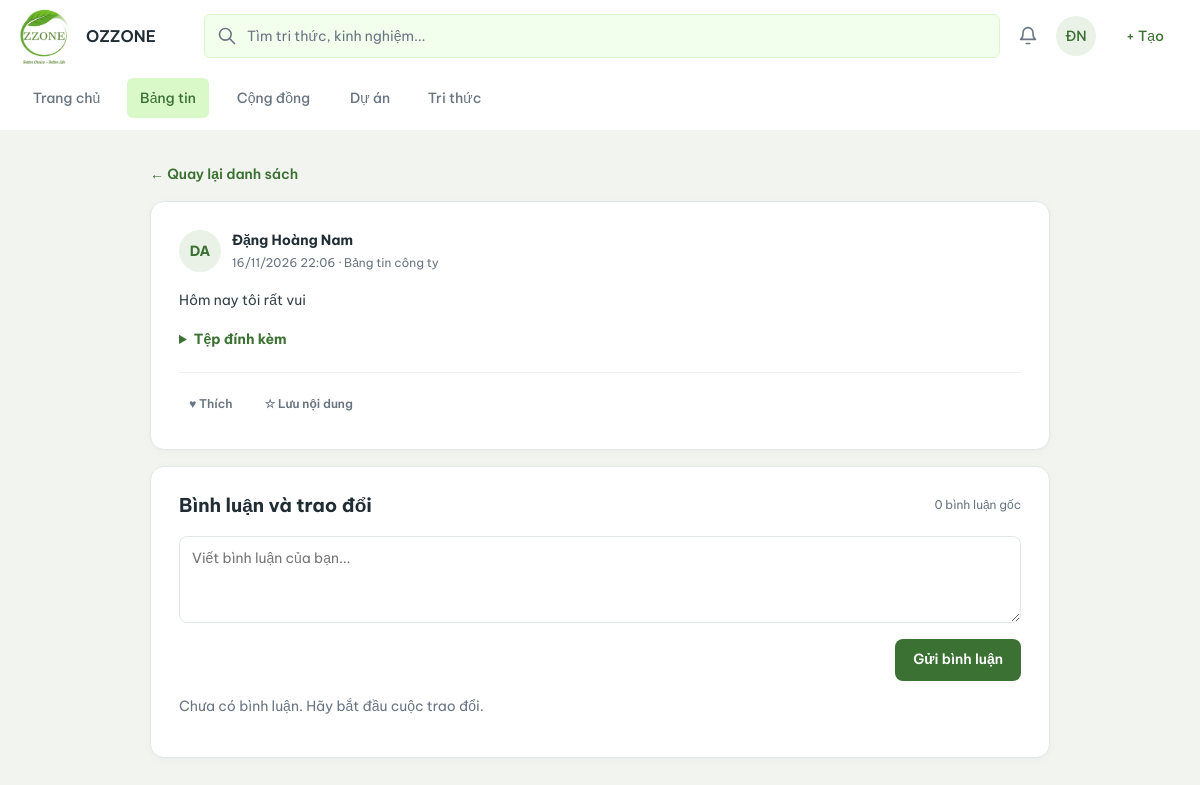
Screenshot of /social/bai-viet/60/ (signed in) with the database file from the repository.
### projectp/models.py (models this page shows, shortened)
class SoftDeleted(TimeStamped):
    da_xoa_mem = models.BooleanField(default=False, db_column="da_xoa")
    ngay_xoa = models.DateTimeField(null=True, blank=True)
    nguoi_xoa = models.ForeignKey(
        USER,
        null=True,
        blank=True,
        on_delete=models.PROTECT,
        related_name='+',
        db_column='nguoi_xoa',
    )
    class Meta:
        abstract = True

class BaiViet(SoftDeleted):
    class Kind(models.TextChoices):
        STANDARD = "chia_se", "Chia sẻ/thảo luận"
        FIELD_UPDATE = "cap_nhat_hien_truong", "Cập nhật hiện trường"
        ANNOUNCEMENT = "thong_bao", "Thông báo chính thức"
    class TechnicalStatus(models.TextChoices):
        NONE = "khong_ap_dung", "Không áp dụng"
        OPEN = "chua_giai_quyet", "Chưa giải quyết"
        RESOLVED = "da_giai_quyet", "Đã giải quyết"
    ma_bai_viet = models.BigAutoField(primary_key=True)
    nguoi_dang = models.ForeignKey(USER, on_delete=models.PROTECT, related_name='+', db_column='nguoi_dang')
    cong_dong = models.ForeignKey(
        CongDong,
        null=True,
        blank=True,
        on_delete=models.PROTECT,
        db_column='ma_cong_dong',
    )
    du_an = models.ForeignKey(DuAn, null=True, blank=True, on_delete=models.PROTECT, db_column='ma_du_an')
    ma_the_thiet_bi = models.ForeignKey(
        MaThietBi,
        null=True,
        blank=True,
        on_delete=models.PROTECT,
        db_column='ma_the_thiet_bi',
    )
    tai_san = models.ForeignKey(
        TaiSanThietBi,
        null=True,
        blank=True,
        on_delete=models.PROTECT,
        db_column='ma_tai_san',
    )
    loai_bai_viet = models.CharField(max_length=50, choices=Kind.choices, default=Kind.STANDARD)
    che_do_xu_ly = models.BooleanField(default=False)
    tieu_de = models.CharField(max_length=250, blank=True)
    noi_dung = models.TextField()
    trang_thai = models.CharField(max_length=30, choices=[('hien', 'Hiển thị'), ('an', 'Đã ẩn')], default='hien')
    trang_thai_xu_ly = models.CharField(max_length=30, choices=TechnicalStatus.choices, default=TechnicalStatus.NONE)
    ly_do_chua_giai_quyet = models.TextField(blank=True)
    chua_giai_quyet_luc = models.DateTimeField(null=True, blank=True)
    giai_quyet_boi = models.ForeignKey(
        USER,
        null=True,
        blank=True,
        on_delete=models.PROTECT,
        related_name='+',
        db_column='giai_quyet_boi',
    )
    giai_quyet_luc = models.DateTimeField(null=True, blank=True)
    phien_ban_noi_dung = models.PositiveIntegerField(default=1, validators=[MinValueValidator(1)])
    da_ghim = models.BooleanField(default=False)
    ghim_luc = models.DateTimeField(null=True, blank=True)
    nguoi_ghim = models.ForeignKey(
        USER,
        null=True,
        blank=True,
        on_delete=models.PROTECT,
        related_name='+',
        db_column='nguoi_ghim',
    )
    class Meta:
        db_table = "BAI_VIET"
        ordering = ["-ngay_tao", "-ma_bai_viet"]
        indexes = [
            models.Index(fields=['du_an', 'trang_thai_xu_ly']),
            models.Index(fields=['cong_dong', 'ngay_tao']),
        ]
        constraints = [
            models.CheckConstraint(
                condition=(
                    Q(da_ghim=False, ghim_luc__isnull=True, nguoi_ghim__isnull=True)
                    | Q(
                        da_ghim=True,
                        cong_dong__isnull=False,
                        ghim_luc__isnull=False,
                        nguoi_ghim__isnull=False,
                    )
                ),
                name='ck_post_pin',
            ),
            models.CheckConstraint(
                condition=Q(phien_ban_noi_dung__gte=1),
                name='ck_post_content_version',
            ),
            models.CheckConstraint(
                condition=(
                    (
                        Q(
                            che_do_xu_ly=False,
                            trang_thai_xu_ly='khong_ap_dung',
                            chua_giai_quyet_luc__isnull=True,
                            giai_quyet_luc__isnull=True,
                            giai_quyet_boi__isnull=True,
                        )
                        | Q(
                            che_do_xu_ly=True,
                            du_an__isnull=False,
                            trang_thai_xu_ly='chua_giai_quyet',
                            chua_giai_quyet_luc__isnull=False,
                            giai_quyet_luc__isnull=True,
                            giai_quyet_boi__isnull=True,
                        )
                    )
                    | Q(
                        che_do_xu_ly=True,
                        du_an__isnull=False,
                        trang_thai_xu_ly='da_giai_quyet',
                        giai_quyet_luc__isnull=False,
                        giai_quyet_boi__isnull=False,
                    )
                ),
                name='ck_post_technical_state',
            ),
        ]

### social/views.py (the view)
# urls.py: path("bai-viet/<int:pk>/", views.post_detail, name="post_detail"),
@login_required(login_url="accounts:login")
def post_detail(request, pk):
    post = accessible_posts(request.user).filter(pk=pk).first()
    if post is None:
        return render(request, "social/unavailable.html", status=404)
    origin = listing_origin(request, community_id=post.cong_dong_id, project_id=post.du_an_id)
    if post.du_an_id and post.che_do_xu_ly:
        return redirect(with_listing_origin(reverse("projects:issue", args=[post.du_an_id, post.pk]), origin))
    if post.du_an_id:
        return redirect(with_listing_origin(reverse("projects:post_detail", args=[post.du_an_id, post.pk]), origin))
    if post.cong_dong_id:
        return redirect(with_listing_origin(reverse("communities:post", args=[post.cong_dong_id, post.pk]), origin))
    return render(request, "social/post_detail.html", post_discussion_context(request, post))

### social/templates/social/post_detail.html (shortened to what this page needs)
{% extends "base.html" %}
{% load ozzone_names %}
{% load static %}
{% block extra_css %}
    <link rel="stylesheet" href="{% static 'social/css/social.css' %}?v=20261116-image-sizing">
{% endblock %}
{% block content %}
<div class="social-page social-detail-page">
    <a href="{{ post_return_url }}" class="social-back-link">← Quay lại danh sách</a>
    <article class="social-card social-detail-card">
        <div class="social-card-header">
            <div class="social-author-avatar">{{ post.nguoi_dang.username|slice:':2'|upper }}</div>
            <div class="social-author-meta">
                <strong>{{ post.nguoi_dang|ho_ten }}</strong>
                <span>{{ post.ngay_tao|date:'d/m/Y H:i' }} · {% if post.cong_dong %}{{ post.cong_dong.ten_cong_dong }}{% elif post.du_an %}{{ post.du_an.ten_du_an }}{% else %}Bảng tin công ty{% endif %}</span>
            </div>
        </div>
        <div class="social-detail-content">{{ post.noi_dung|linebreaks }}</div>
        {% include "includes/post_attachments.html" with post_files=attachments show_file_tools=True %}
        <div class="social-detail-actions">
            {% if can_interact %}
            <form method="post" action="{% url 'social:reaction_set' post.pk %}">
                <button class="social-action-button {% if liked_reaction %}is-selected{% endif %}" type="submit">♥ {% if liked_reaction %}{{ liked_reaction.get_loai_cam_xuc_display }}{% else %}Thích{% endif %}</button>
            </form>
            {% endif %}
            <form method="post" action="{% url 'social:save_set' post.pk %}">
                <button class="social-action-button {% if is_saved %}is-selected{% endif %}" type="submit">{% if is_saved %}✓ Đã lưu{% else %}☆ Lưu nội dung{% endif %}</button>
            </form>
        </div>
    </article>
    <section class="social-card social-comments" id="comments">
        <div class="social-section-heading">
            <h2>Bình luận và trao đổi</h2>
            <span>{{ comments|length }} bình luận gốc</span>
        </div>
        {% if can_interact %}
        <form method="post" action="{% url 'social:comment_create' post.pk %}" class="social-comment-form">
            <textarea name="noi_dung" rows="3" maxlength="5000" required placeholder="Viết bình luận của bạn..."></textarea>
            <div class="social-form-actions"><button class="social-button social-button-primary" type="submit">Gửi bình luận</button></div>
        </form>
        {% else %}
            <p class="social-muted">Dự án đã lưu trữ. Các trao đổi được giữ ở chế độ chỉ đọc.</p>
        {% endif %}
        {% for comment in comments %}
            {% include "social/_comment.html" with comment=comment post=post %}
        {% empty %}
            <p class="social-muted social-no-comments">Chưa có bình luận. Hãy bắt đầu cuộc trao đổi.</p>
        {% endfor %}
    </section>
</div>
{% endblock %}

### templates/base.html (shortened to what this page needs)
{% load ozzone_names %}
{% load static %}
{% url 'core:home' as home_url %}
{% url 'social:feed' as feed_url %}
{% url 'communities:list' as communities_url %}
{% url 'projects:list' as projects_url %}
{% url 'knowledge:list' as knowledge_url %}
{% url 'knowledge:search' as search_url %}
{% url 'notifications:list' as notices_url %}
{% url 'accounts:profile' as profile_url %}
{% url 'accounts:login' as login_url %}
{% url 'accounts:logout' as logout_url %}
{% url 'admin:index' as admin_url %}
{% url 'admin:login' as admin_login_url %}
{% url 'social:create' as create_post_url %}
{% url 'admin:projectp_congdong_add' as create_community_url %}
{% url 'projects:create' as create_project_url %}
{% url 'knowledge:create' as create_knowledge_url %}
{% firstof home_url projects_url as landing_url %}
{% firstof active_nav request.resolver_match.app_name as current_app %}
<!DOCTYPE html>
<html lang="vi">
<head>
    <link rel="stylesheet" href="{% static 'ozzone/post_attachments.css' %}?v=attachment-controls">
    <link rel="stylesheet" href="{% static 'ozzone/confirmation.css' %}">
    {% block extra_css %}{% endblock %}
</head>
<body>
    <header class="oz-header">
        <a
            class="oz-brand"
            href="{{ landing_url }}"
            aria-label="OZZONE"
        >
            <span class="oz-logo">
                <img
                    src="{% static 'ozzone/logo.jpg' %}"
                    alt=""
                >
            </span>
            <span class="oz-brand-text">OZZONE</span>
        </a>
        <nav class="oz-nav" aria-label="Điều hướng chính">
            {% if home_url %}
                <a
                    class="oz-nav-item"
                    href="{{ home_url }}"
                >
                    Trang chủ
                </a>
            {% endif %}
            {% if feed_url %}
                <a
                    class="oz-nav-item"
                    href="{{ feed_url }}"
                    {% if current_app == 'social' %}
                        aria-current="page"
                    {% endif %}
                >
                    Bảng tin
                </a>
            {% endif %}
            {% if communities_url %}
                <a
                    class="oz-nav-item"
                    href="{{ communities_url }}"
                >
                    Cộng đồng
                </a>
            {% endif %}
            {% if projects_url %}
                <a
                    class="oz-nav-item"
                    href="{{ projects_url }}"
                >
                    Dự án
                </a>
            {% else %}
                <span class="oz-nav-item" aria-disabled="true">
                    Dự án
                </span>
            {% endif %}
            {% if knowledge_url %}
                <a
                    class="oz-nav-item"
                    href="{{ knowledge_url }}"
                >
                    Tri thức
                </a>
            {% endif %}
        </nav>
        <form
            class="oz-search"
            method="get"
            {% if search_url %}
                action="{{ search_url }}"
            {% endif %}
        >
            <input
                type="search"
                name="q"
                placeholder="Tìm tri thức, kinh nghiệm..."
                aria-label="Tìm tri thức, kinh nghiệm"
            >
        </form>
        <a
            class="oz-bell"
            aria-label="Thông báo"
            {% if notices_url %}
                href="{{ notices_url }}"
            {% else %}
                aria-disabled="true"
                title="Thông báo đang được tích hợp"
            {% endif %}
        >
        </a>
        {% if request.user.is_authenticated %}
            <details class="oz-menu">
                <summary
                    class="oz-avatar"
                    aria-label="Tài khoản {{ request.user.username }}"
                >
                    {% if request.user.first_name or request.user.last_name %}
                        {{ request.user.last_name|first|upper }}{{ request.user.first_name|first|upper }}
                    {% else %}
                        {{ request.user.username|slice:':2'|upper }}
                    {% endif %}
                </summary>
            </details>
            <details class="oz-menu">
                <summary class="oz-create">+ Tạo</summary>
            </details>
        {% endif %}
    </header>
    <div class="oz-layout">
        <main
            id="main-content"
            class="oz-main {% block main_class %}{% endblock %}"
        >
            {% block content %}{% endblock %}
        </main>
    </div>
</body>
</html>

### rows the page displays
BaiViet: nguoi_dang.username "DA", nguoi_dang|ho_ten "Đặng Hoàng Nam", ngay_tao "16/11/2026 22:06", noi_dung "Hôm nay tôi rất vui"

### other values shown
{{ request.user.last_name|first|upper }} "Đ"
{{ request.user.first_name|first|upper }} "N"
{{ comments|length }} "0"
